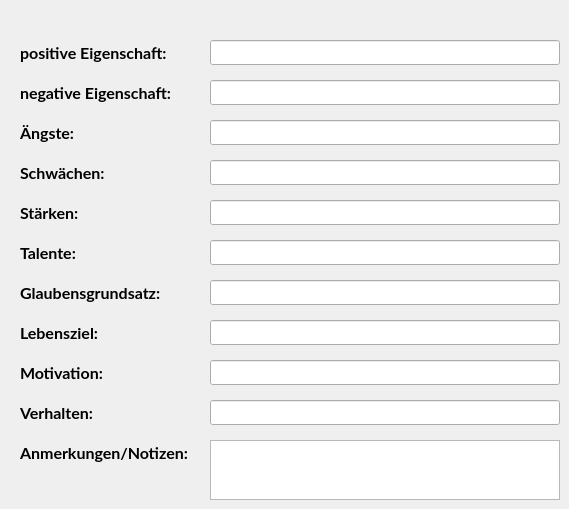
     <widget class="QWidget" name="tab5">
      <attribute name="title">
       <string>Persönlichkeit</string>
      </attribute>
      <widget class="QLabel" name="labelBehavior">
       <property name="geometry">
        <rect>
         <x>20</x>
         <y>400</y>
         <width>150</width>
         <height>25</height>
        </rect>
       </property>
       <property name="font">
        <font>
         <family>Lato</family>
         <pointsize>12</pointsize>
         <bold>true</bold>
         <stylestrategy>PreferAntialias</stylestrategy>
         <kerning>true</kerning>
        </font>
       </property>
       <property name="text">
        <string>Verhalten:</string>
       </property>
      </widget>
      <widget class="QLineEdit" name="lineEditFears">
       <property name="geometry">
        <rect>
         <x>210</x>
         <y>120</y>
         <width>350</width>
         <height>25</height>
        </rect>
       </property>
      </widget>
      <widget class="QLabel" name="labelTalents">
       <property name="geometry">
        <rect>
         <x>20</x>
         <y>240</y>
         <width>150</width>
         <height>25</height>
        </rect>
       </property>
       <property name="font">
        <font>
         <family>Lato</family>
         <pointsize>12</pointsize>
         <bold>true</bold>
         <stylestrategy>PreferAntialias</stylestrategy>
         <kerning>true</kerning>
        </font>
       </property>
       <property name="text">
        <string>Talente:</string>
       </property>
      </widget>
      <widget class="QLabel" name="labelPersonalityNotes">
       <property name="geometry">
        <rect>
         <x>20</x>
         <y>440</y>
         <width>180</width>
         <height>25</height>
        </rect>
       </property>
       <property name="font">
        <font>
         <family>Lato</family>
         <pointsize>12</pointsize>
         <bold>true</bold>
         <stylestrategy>PreferAntialias</stylestrategy>
         <kerning>true</kerning>
        </font>
       </property>
       <property name="text">
        <string>Anmerkungen/Notizen:</string>
       </property>
      </widget>
      <widget class="QLabel" name="labelMotivation">
       <property name="geometry">
        <rect>
         <x>20</x>
         <y>360</y>
         <width>150</width>
         <height>25</height>
        </rect>
       </property>
       <property name="font">
        <font>
         <family>Lato</family>
         <pointsize>12</pointsize>
         <bold>true</bold>
         <stylestrategy>PreferAntialias</stylestrategy>
         <kerning>true</kerning>
        </font>
       </property>
       <property name="text">
        <string>Motivation:</string>
       </property>
      </widget>
      <widget class="QLineEdit" name="lineEditLifeGoal">
       <property name="geometry">
        <rect>
         <x>210</x>
         <y>320</y>
         <width>350</width>
         <height>25</height>
        </rect>
       </property>
      </widget>
      <widget class="QLabel" name="labelPosCharacteristics">
       <property name="geometry">
        <rect>
         <x>20</x>
         <y>40</y>
         <width>150</width>
         <height>25</height>
        </rect>
       </property>
       <property name="font">
        <font>
         <family>Lato</family>
         <pointsize>12</pointsize>
         <bold>true</bold>
         <stylestrategy>PreferAntialias</stylestrategy>
         <kerning>true</kerning>
        </font>
       </property>
       <property name="text">
        <string>positive Eigenschaft:</string>
       </property>
      </widget>
      <widget class="QLineEdit" name="lineEditBehavior">
       <property name="geometry">
        <rect>
         <x>210</x>
         <y>400</y>
         <width>350</width>
         <height>25</height>
        </rect>
       </property>
      </widget>
      <widget class="QLineEdit" name="lineEditTalents">
       <property name="geometry">
        <rect>
         <x>210</x>
         <y>240</y>
         <width>350</width>
         <height>25</height>
        </rect>
       </property>
      </widget>
      <widget class="QLineEdit" name="lineEditMotivation">
       <property name="geometry">
        <rect>
         <x>210</x>
         <y>360</y>
         <width>350</width>
         <height>25</height>
        </rect>
       </property>
      </widget>
      <widget class="QLineEdit" name="lineEditBelief">
       <property name="geometry">
        <rect>
         <x>210</x>
         <y>280</y>
         <width>350</width>
         <height>25</height>
        </rect>
       </property>
      </widget>
      <widget class="QLabel" name="labelBelief">
       <property name="geometry">
        <rect>
         <x>20</x>
         <y>280</y>
         <width>150</width>
         <height>25</height>
        </rect>
       </property>
       <property name="font">
        <font>
         <family>Lato</family>
         <pointsize>12</pointsize>
         <bold>true</bold>
         <stylestrategy>PreferAntialias</stylestrategy>
         <kerning>true</kerning>
        </font>
       </property>
       <property name="text">
        <string>Glaubensgrundsatz:</string>
       </property>
      </widget>
      <widget class="QLabel" name="labelStrength">
       <property name="geometry">
        <rect>
         <x>20</x>
         <y>200</y>
         <width>150</width>
         <height>25</height>
        </rect>
       </property>
       <property name="font">
        <font>
         <family>Lato</family>
         <pointsize>12</pointsize>
         <bold>true</bold>
         <stylestrategy>PreferAntialias</stylestrategy>
         <kerning>true</kerning>
        </font>
       </property>
       <property name="text">
        <string>Stärken:</string>
       </property>
      </widget>
      <widget class="QLineEdit" name="lineEditWeakness">
       <property name="geometry">
        <rect>
         <x>210</x>
         <y>160</y>
         <width>350</width>
         <height>25</height>
        </rect>
       </property>
      </widget>
      <widget class="QLineEdit" name="lineEditPosCharacteristics">
       <property name="geometry">
        <rect>
         <x>210</x>
         <y>40</y>
         <width>350</width>
         <height>25</height>
        </rect>
       </property>
      </widget>
      <widget class="QLineEdit" name="lineEditNegCharacteristics">
       <property name="geometry">
        <rect>
         <x>210</x>
         <y>80</y>
         <width>350</width>
         <height>25</height>
        </rect>
       </property>
      </widget>
      <widget class="QLabel" name="labelLifeGoal">
       <property name="geometry">
        <rect>
         <x>20</x>
         <y>320</y>
         <width>150</width>
         <height>25</height>
        </rect>
       </property>
       <property name="font">
        <font>
         <family>Lato</family>
         <pointsize>12</pointsize>
         <bold>true</bold>
         <stylestrategy>PreferAntialias</stylestrategy>
         <kerning>true</kerning>
        </font>
       </property>
       <property name="text">
        <string>Lebensziel:</string>
       </property>
      </widget>
      <widget class="QLabel" name="labelWeakness">
       <property name="geometry">
        <rect>
         <x>20</x>
         <y>160</y>
         <width>150</width>
         <height>25</height>
        </rect>
       </property>
       <property name="font">
        <font>
         <family>Lato</family>
         <pointsize>12</pointsize>
         <bold>true</bold>
         <stylestrategy>PreferAntialias</stylestrategy>
         <kerning>true</kerning>
        </font>
       </property>
       <property name="text">
        <string>Schwächen:</string>
       </property>
      </widget>
      <widget class="QLabel" name="labelNegCharacteristics">
       <property name="geometry">
        <rect>
         <x>20</x>
         <y>80</y>
         <width>150</width>
         <height>25</height>
        </rect>
       </property>
       <property name="font">
        <font>
         <family>Lato</family>
         <pointsize>12</pointsize>
         <bold>true</bold>
         <stylestrategy>PreferAntialias</stylestrategy>
         <kerning>true</kerning>
        </font>
       </property>
       <property name="text">
        <string>negative Eigenschaft:</string>
       </property>
      </widget>
      <widget class="QLabel" name="labelFears">
       <property name="geometry">
        <rect>
         <x>20</x>
         <y>120</y>
         <width>150</width>
         <height>25</height>
        </rect>
       </property>
       <property name="font">
        <font>
         <family>Lato</family>
         <pointsize>12</pointsize>
         <bold>true</bold>
         <stylestrategy>PreferAntialias</stylestrategy>
         <kerning>true</kerning>
        </font>
       </property>
       <property name="text">
        <string>Ängste:</string>
       </property>
      </widget>
      <widget class="QLineEdit" name="lineEditStrength">
       <property name="geometry">
        <rect>
         <x>210</x>
         <y>200</y>
         <width>350</width>
         <height>25</height>
        </rect>
       </property>
      </widget>
      <widget class="QTextEdit" name="textEditPersonalityNotes">
       <property name="geometry">
        <rect>
         <x>210</x>
         <y>440</y>
         <width>350</width>
         <height>60</height>
        </rect>
       </property>
      </widget>
     </widget>
